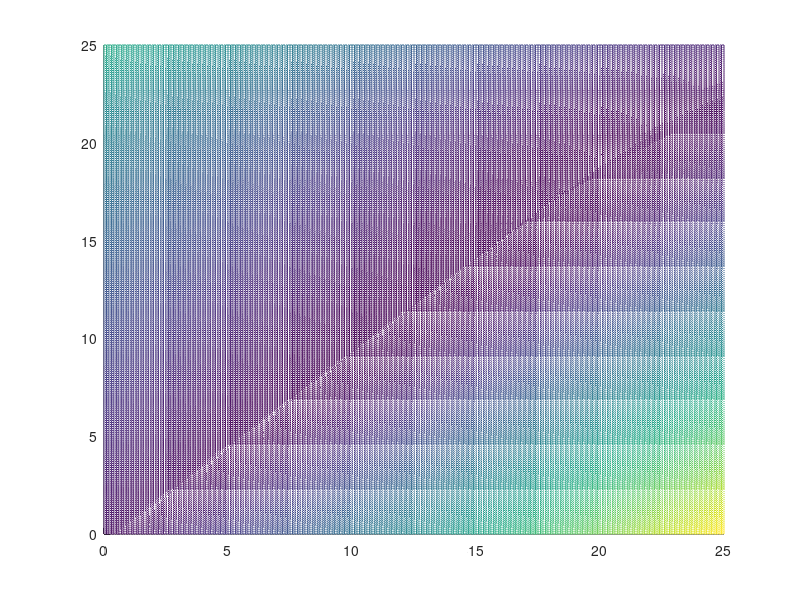
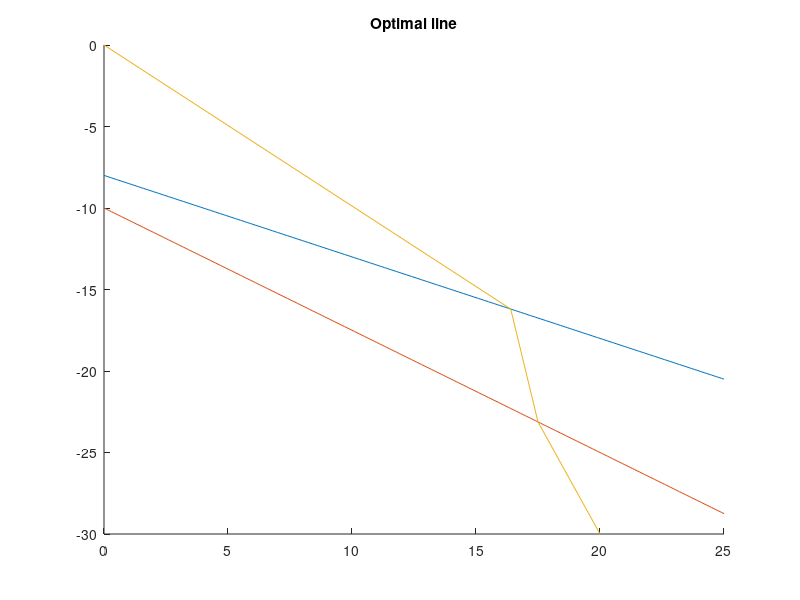

Recreate these plots in MATLAB, in order.

clear; clc; close all;

x0 = 0; y0 = 0; % Initial position
x1 = 20; y1 = -30; % Final position

v1 = 7; v2 = 2; v3 = 4; % velocity in m/s

%f1 = @(x) -10+0*x; % Sea line funktion
f1 = @(x) -0.5*x-8;
f2 = @(x) -0.75*x-10;

d1 = @(xa) sqrt((abs(x0-xa)).^2+(abs(y0-f1(xa))).^2);
d2 = @(xa,xb) sqrt((abs(xa-xb)).^2+(abs(f1(xa)-f2(xb))).^2);
d3 = @(xb) sqrt((abs(xb-x1)).^2+(abs(f2(xb)-y1)).^2);

T = @(xa,xb) d1(xa)/v1+d2(xa,xb)/v2+d3(xb)/v3;

xa_axis = 0:0.1:25;
xb_axis = xa_axis';

T_points = T(xa_axis,xb_axis);
[xa_min_idx,xb_min_idx]=find(T_points==min(T_points(:))); % searching for optimal x, y for minimum z
xa_min = xa_axis(xa_min_idx);
xb_min = xb_axis(xb_min_idx);

min_T = min(T_points(:));

figure(1);
hold on;
mesh(xa_axis,xb_axis,T(xa_axis,xb_axis));
%plot3([0 xa_min],[0 xb_min],[0 min(T_points(:))],'markersize',50);
plot3(xa_min, xb_min, min(T_points(:)),'x','markersize',5);

figure(2);
hold on;
title('Optimal line');
plot(xa_axis,f1(xa_axis));
plot(xa_axis,f2(xa_axis));
line([x0 xa_min],[y0 f1(xa_min)]);
line([xa_min xb_min],[f1(xa_min) f2(xb_min)]);
line([xb_min x1],[f2(xb_min) y1]);
